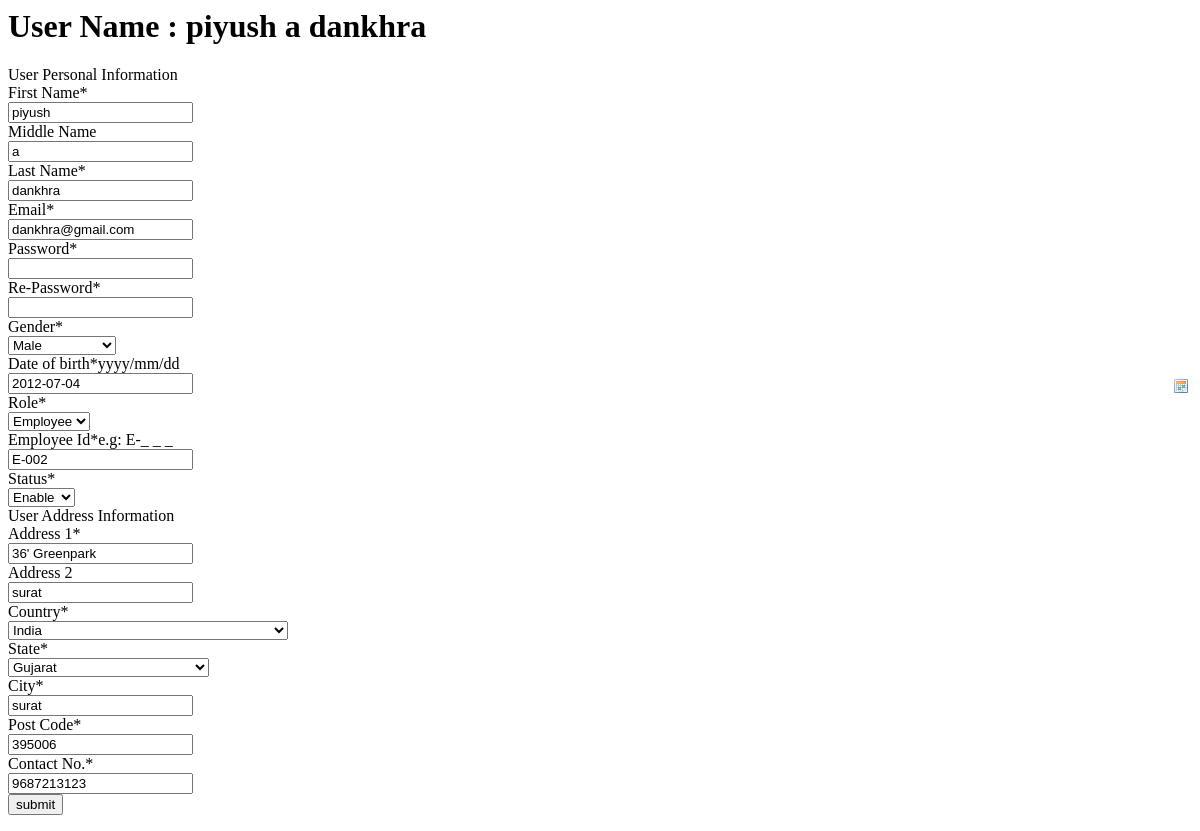
The page /user-profile.php (signed in) on the database its author committed.
### tables this page shows
CREATE TABLE IF NOT EXISTS `user` (
  `user_id` int(11) NOT NULL AUTO_INCREMENT,
  `employee_id` varchar(50) NOT NULL,
  `user_fname` varchar(255) NOT NULL,
  `user_mname` varchar(255) NOT NULL,
  `user_lname` varchar(255) NOT NULL,
  `photo_path` varchar(255) NOT NULL,
  `user_email` varchar(255) NOT NULL,
  `user_gender` tinyint(4) NOT NULL COMMENT '0=>male, 1=>female',
  `dob` date NOT NULL,
  `user_role` int(2) NOT NULL DEFAULT '2' COMMENT '1=>admin, 2=>employee',
  `user_pass` varchar(255) NOT NULL,
  `user_phone` varchar(20) NOT NULL,
  `user_country` varchar(100) NOT NULL,
  `user_state` varchar(100) NOT NULL,
  `user_city` varchar(100) NOT NULL,
  `user_address1` varchar(255) NOT NULL,
  `user_address2` varchar(255) NOT NULL,
  `user_postcode` varchar(10) NOT NULL,
  `user_status` tinyint(4) NOT NULL DEFAULT '0' COMMENT '0=>disable, 1=>enabled',
  `created_time` timestamp NOT NULL DEFAULT CURRENT_TIMESTAMP ON UPDATE CURRENT_TIMESTAMP,
  `updated_time` timestamp NOT NULL DEFAULT '0000-00-00 00:00:00',
  `lastlogin_at` datetime DEFAULT NULL,
  PRIMARY KEY (`user_id`),
  UNIQUE KEY `em_id` (`employee_id`),
  UNIQUE KEY `em_id_2` (`employee_id`),
  UNIQUE KEY `user_email` (`user_email`)
);

### Class/Core.php (called while the page is built, shortened)
<?php
class Class_Core {
    function __construct() {
        try {
            $this->con = mysql_connect(HOST, DB_USERNAME, DB_PASSWORD);
        } catch (Exception $e) {
            echo $e->getMessage() . ' in file ' . $e->getFile() . ' in line ' . $e->getLine();
        }
    }
    function getSkinUrl($path = '') {
        return SKIN . $path;
    }
    function getUrl($path = '') {
        return ROOT_URL . $path;
    }
}
?>

### include/application_top.php (called while the page is built, shortened)
<?php
include_once ('Class/User.php');
$_user = new Class_User();
$_core = clone $_user;
?>

### Class/User.php (called while the page is built, shortened)
<?php
include_once ('Core.php');
class Class_User extends Class_Core{
    public function getUserId() {
        $user_id = 0;
        $email = $_SESSION['user'];
        $password = $_SESSION['pass'];
        if ($email && $password) {
            $sql_log_user = "SELECT user_id FROM user WHERE user_email='$email' AND user_pass='$password' LIMIT 0,1";
            $result = mysql_query($sql_log_user);
            $log_fetch_row = mysql_fetch_row($result);
            if ($log_fetch_row[0] > 0) {
                $user_id = $log_fetch_row[0];
            }
        }
        return $user_id;
    }
    public function getUserDetails($id){
        $query = "SELECT * FROM user WHERE user_id=$id LIMIT 0,1" ;
        $result = mysql_query($query);
		while($row = mysql_fetch_array($result)){
			return $row;
			break;
		}
        return false;
    }
}

### user-profile.php (the view, shortened to what this page needs)
<?php
include_once('include/application_top.php');
$user_fname = null;
$user_mname = null;
$user_lname = null;
$user_email = null;
$user_gender = null;
$dob = null;
$user_address1 = null;
$user_address2 = null;
$user_city = null;
$user_postcode = null;
$user_phone = null;
$employee_id = null;
$id = $_user->getUserId();
if ($id>0){
    $user_data = $_user->getUserDetails($id);
    extract($user_data);
}
?>
<link rel="stylesheet" href="<?php echo $_core->getSkinUrl('datePicker.css')?>" type="text/css" media="all" />
<div class="manage-user user-edit">
    <div class="user-form">
        <h1><?php if($id>0): ?>User Name : <?php echo $user_fname.' '.$user_mname.' '.$user_lname; else:?>Add new user<?php endif;?></h1>
        <div class="form">
            <form id="new_user" name="new_user" method="post" action="<?php echo $_core->getUrl('save-user.php')?>" onsubmit="return validate();">
                <div class="field-group g1">
                    <div class="form-caption clear">User Personal Information</div>
                    <div class="fields-collection">
                        <div class="field-row even">
                            <div class="label"><label for="user_fname">First Name<span class="require-field">*</span></label></div>
                            <input type="text" name="user_fname" id="user_fname" class="field required" title="Please enter first name" value="<?php echo $user_fname?>" />
                        </div>
                        <div class="field-row odd">
                            <div class="label"><label for="user_mname">Middle Name</label></div>
                            <input type="text" name="user_mname" id="user_mname" class="field required" title="Please enter middle name" value="<?php echo $user_mname?>" />
                        </div>
                        <div class="field-row odd">
                            <div class="label"><label for="user_lname">Last Name<span class="require-field">*</span></label></div>
                            <input type="text" name="user_lname" id="user_lname" class="field required" title="Please enter last name" value="<?php echo $user_lname?>" />
                        </div>
                        <div class="field-row even">
                            <div class="label"><label for="user_email">Email<span class="require-field">*</span></label></div>
                            <input type="text" name="user_email" id="user_email" class="field required" title="Please enter email address" value="<?php echo $user_email?>" />
                        </div>
                        <div class="field-row odd">
                            <div class="label"><label for="user_pass">Password<span class="require-field">*</span></label></div>
                            <input type="password" name="user_pass" id="user_pass" class="field required" title="Please enter password" />
                        </div>
                        <div class="field-row odd">
                            <div class="label"><label for="user_repass">Re-Password<span class="require-field">*</span></label></div>
                            <input type="password" name="user_repass" id="user_repass" class="field required" title="Please enter password again" />
                        </div>
                        <div class="field-row even">
                            <div class="label"><label for="user_gender">Gender<span class="require-field">*</span></label></div>
                            <select name="user_gender" class="drop-down" id="user_gender">
                                <option <?php if($user_gender!=null): ?> selected="selected" <?php endif; ?>>Male</option>
                            </select>
                        </div>
                        <div class="field-row odd">
                            <div class="label"><label for="dob">Date of birth<span class="require-field">*</span><span class="note">yyyy/mm/dd</span></label></div>
                            <input type="text" id="date1" name="dob" class="field required date-pick" title="yyyy/mm/dd" value="<?php echo $dob?>" />
                        </div>
                        <div class="field-row even">
                            <div class="label"><label for="user_role">Role<span class="require-field">*</span></label></div>
                            <select name="user_role" class="drop-down" id="user_role">
                                <option selected="selected">Employee</option>
                            </select>
                        </div>
                        <div class="field-row odd">
                            <div class="label"><label for="employee_id">Employee Id<span class="require-field">*</span><span class="note">e.g: E-_ _ _</span></label></div>
                            <input type="text" id="employee_id" name="employee_id" class="field required" title="Please enter emplyoee id" value="<?php echo $employee_id?>" />
                        </div>
                        <div class="field-row odd">
                            <div class="label"><label for="user_status">Status<span class="require-field">*</span></label></div>
                            <select name="user_status" class="drop-down" id="user_status">
                                <option selected="selected" value="1">Enable</option>
                            </select>
                        </div>
                    </div>
                </div>
                <div class="field-group g2">
                    <div class="form-caption clear">User Address Information</div>
                    <div class="field-collection">
                        <div class="field-row even">
                            <div class="label"><label for="user_address1">Address 1<span class="require-field">*</span></label></div>
                            <input type="text" name="user_address1" id="user_address1" class="field required" title="enter  block/street name" value="<?php echo $user_address1?>" />
                        </div>
                        <div class="field-row odd">
                            <div class="label"><label for="user_address2">Address 2</label></div>
                            <input type="text" name="user_address2" id="user_address2" class="field required" title="Please enter nearest landmark" value="<?php echo $user_address2?>" />
                        </div>
                        <div class="field-row even">
                            <div class="label"><label for="user_country">Country<span class="require-field">*</span></label></div>
                            <select class="drop-down country" onchange="print_state('state',this.selectedIndex);" id="country" name ="user_country"></select>
                        </div>
                        <div class="field-row odd">
                            <div class="label"><label for="user_state">State<span class="require-field">*</span></label></div>
                            <select class="drop-down" name="user_state" id="state"></select>
                            <script language="javascript">print_country("country");</script>
                        </div>
                        <div class="field-row even">
                            <div class="label"><label for="user_city">City<span class="require-field">*</span></label></div>
                            <input type="text" name="user_city" id="user_city" class="field required" title="Please enter city" value="<?php echo $user_city?>" />
                        </div>
                        <div class="field-row odd">
                            <div class="label"><label for="user_postcode">Post Code<span class="require-field">*</span></label></div>
                            <input type="text" name="user_postcode" id="user_postcode" class="field required" title="Please enter post code" value="<?php echo $user_postcode?>" />
                        </div>
                        <div class="field-row">
                            <div class="label"><label for="user_phone">Contact No.<span class="require-field">*</span></label></div>
                            <input type="text" name="user_phone" id="user_phone" class="field required" title="Please enter mobile number" value="<?php echo $user_phone?>" />
                        </div>
                    </div>
                </div>
                <div class="submit clear">
                    <input class="button" type="submit" name="submit" value="submit" />
                </div>
            </form>
        </div>
    </div>
</div>

### rows shown on the page
user: user_fname "piyush", user_mname "a", user_lname "dankhra", user_email "dankhra@gmail.com", user_gender "Male", dob "2012-07-04", employee_id "E-002", user_address1 "36' Greenpark", user_address2 "surat", user_city "surat", user_postcode "395006", user_phone "9687213123"
